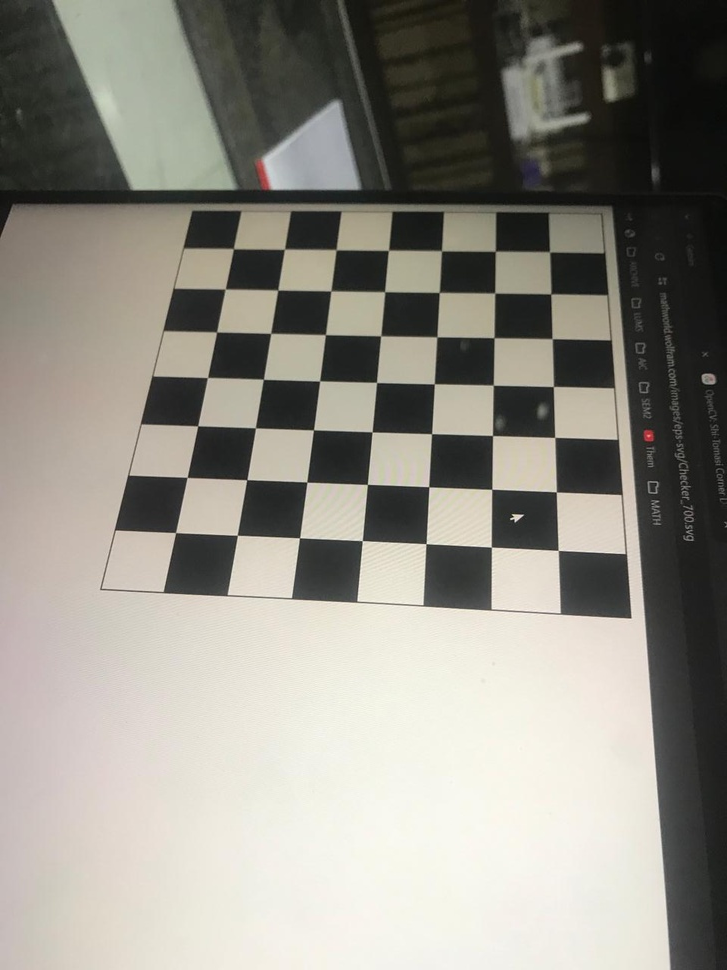
#> input picture image2.jpg, 727 x 970 px, shrunk from 960 x 1280 before the run
$ python warper.py
#> lines starting #> are read from the running program, lines starting #| are printed output that depends on the picture
import cv2
import numpy as np


chessboard_img = cv2.imread('image2.jpg', cv2.IMREAD_GRAYSCALE)
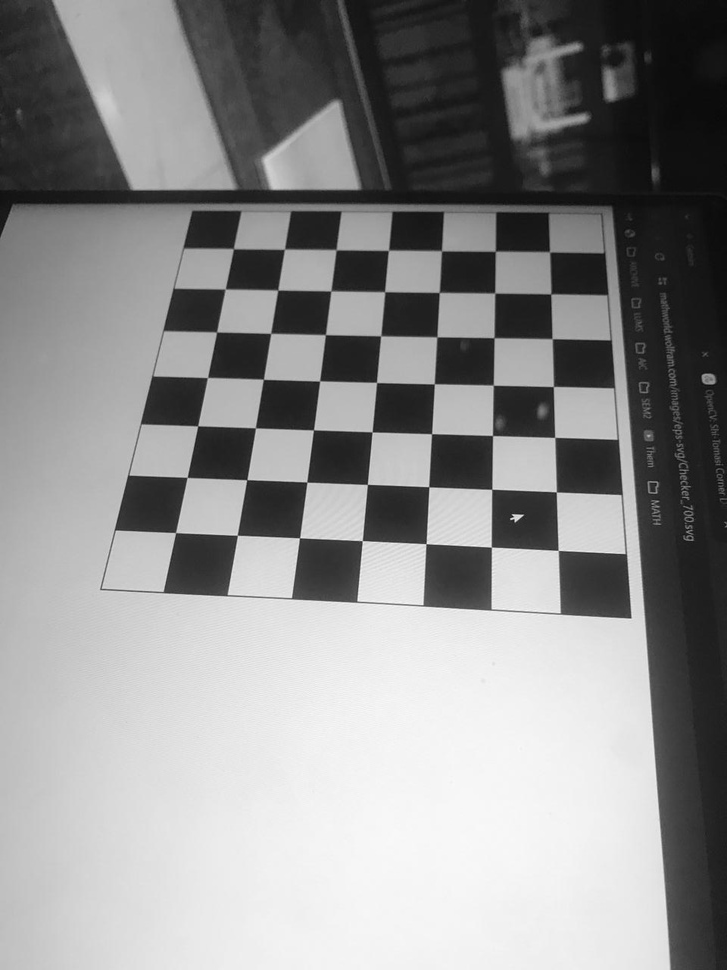
#> chessboard_img: shape (970, 727); min 8, max 249, mean 141.2
replacement_img = cv2.imread('2d.png')
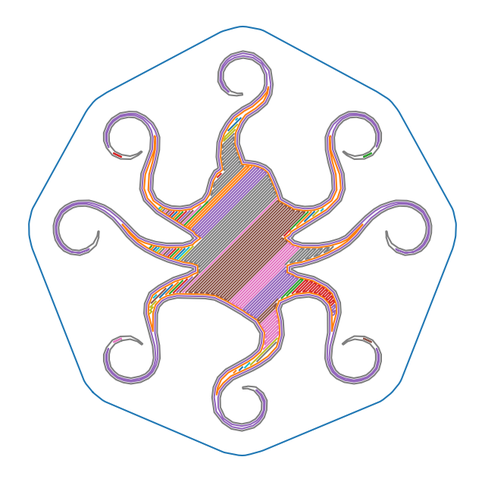
#> input picture 2d.png, 485 x 482 px, shrunk from 640 x 636 before the run
#> replacement_img is the input picture: shape (482, 485, 3); mean B, G, R 239.8, 238.1, 241.9

ret, corners = cv2.findChessboardCorners(chessboard_img, (7,7), None)
#> ret = True; corners = 49 rows, first 8: [233.8, 249.3], [284.5, 249.2], [336.8, 250.9], [388, 251.4], [442.5, 251.6], [494.6, 252.1], [548.8, 250.6], [225.5, 289]

if ret == True:

    criteria = (cv2.TERM_CRITERIA_EPS + cv2.TERM_CRITERIA_MAX_ITER, 30, 0.001)
    cv2.cornerSubPix(chessboard_img, corners, (11,11), (-1,-1), criteria)

    src_pts = np.float32([[0,0], [replacement_img.shape[1], 0], [replacement_img.shape[1], replacement_img.shape[0]], [0, replacement_img.shape[0]]])
#> src_pts = [[0, 0], [485, 0], [485, 482], [0, 482]]
    dst_pts = np.float32([corners[0,0], corners[6,0], corners[-1,0], corners[-7,0]])
#> dst_pts = [[233.4, 248.6], [549.6, 251.8], [558.2, 550.4], [175.5, 532.6]]

    M = cv2.getPerspectiveTransform(src_pts, dst_pts)
#> M = [[0.608, -0.183, 233.4], [-0.0136, 0.398, 248.6], [-7.99e-05, -0.000359, 1]]

    warped_img = cv2.warpPerspective(replacement_img, M, (chessboard_img.shape[1], chessboard_img.shape[0]))
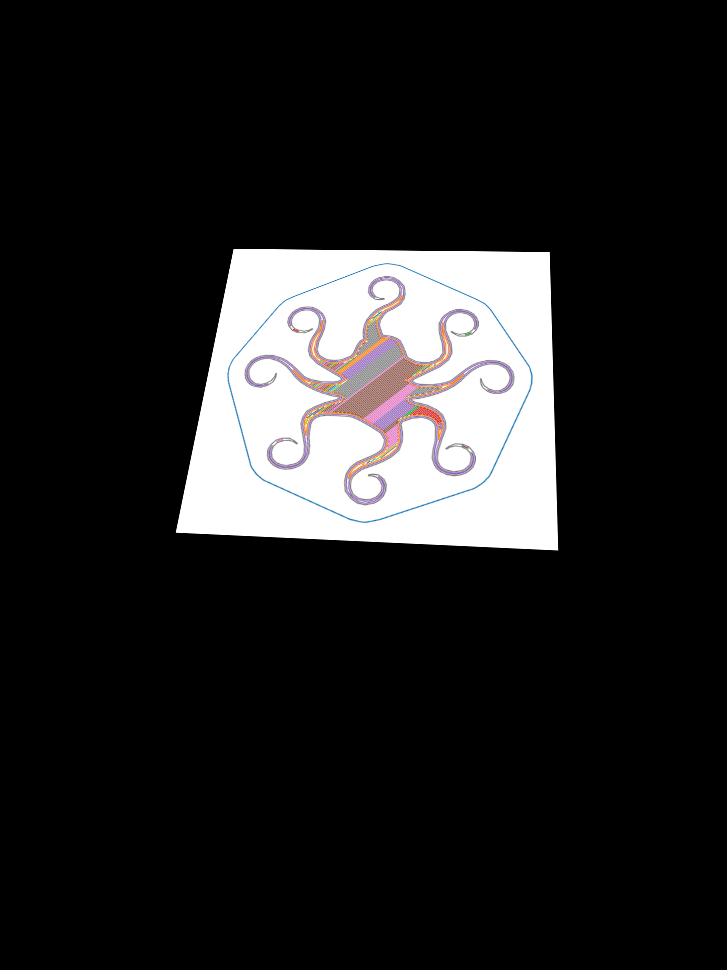
#> warped_img: shape (970, 727, 3); mean B, G, R 34.7, 34.4, 35

    cv2.imwrite('result.jpg', warped_img)

else:
    print("Could not find chessboard corners.")
